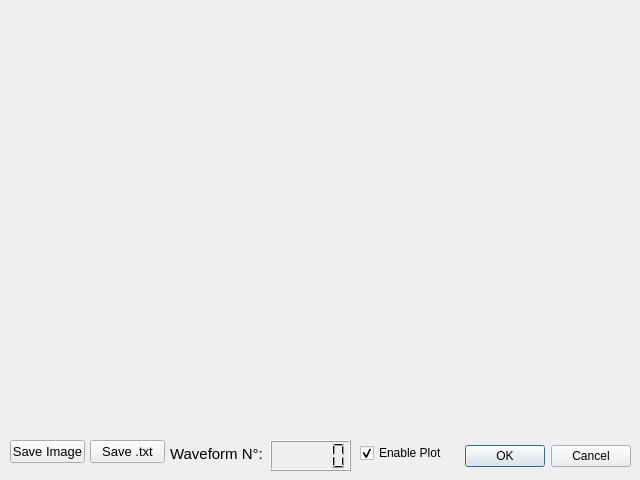
<?xml version="1.0" encoding="UTF-8"?>
<ui version="4.0">
 <class>DialogReadoutChannel</class>
 <widget class="QDialog" name="DialogReadoutChannel">
  <property name="geometry">
   <rect>
    <x>0</x>
    <y>0</y>
    <width>640</width>
    <height>480</height>
   </rect>
  </property>
  <property name="windowTitle">
   <string>Dialog</string>
  </property>
  <widget class="QDialogButtonBox" name="buttonBox">
   <property name="geometry">
    <rect>
     <x>460</x>
     <y>440</y>
     <width>171</width>
     <height>32</height>
    </rect>
   </property>
   <property name="orientation">
    <enum>Qt::Horizontal</enum>
   </property>
   <property name="standardButtons">
    <set>QDialogButtonBox::Cancel|QDialogButtonBox::Ok</set>
   </property>
  </widget>
  <widget class="QCustomPlot" name="widgetDaphneDataGraph" native="true">
   <property name="geometry">
    <rect>
     <x>10</x>
     <y>10</y>
     <width>621</width>
     <height>421</height>
    </rect>
   </property>
  </widget>
  <widget class="QPushButton" name="pushButtonSaveImage">
   <property name="geometry">
    <rect>
     <x>10</x>
     <y>440</y>
     <width>75</width>
     <height>23</height>
    </rect>
   </property>
   <property name="font">
    <font>
     <pointsize>10</pointsize>
    </font>
   </property>
   <property name="text">
    <string>Save Image</string>
   </property>
  </widget>
  <widget class="QPushButton" name="pushButtonTxt">
   <property name="geometry">
    <rect>
     <x>90</x>
     <y>440</y>
     <width>75</width>
     <height>23</height>
    </rect>
   </property>
   <property name="font">
    <font>
     <pointsize>10</pointsize>
    </font>
   </property>
   <property name="text">
    <string>Save .txt</string>
   </property>
  </widget>
  <widget class="QLabel" name="label">
   <property name="geometry">
    <rect>
     <x>170</x>
     <y>446</y>
     <width>101</width>
     <height>16</height>
    </rect>
   </property>
   <property name="font">
    <font>
     <pointsize>11</pointsize>
    </font>
   </property>
   <property name="text">
    <string>Waveform N°:</string>
   </property>
  </widget>
  <widget class="QLCDNumber" name="lcdNumberWaveform">
   <property name="geometry">
    <rect>
     <x>270</x>
     <y>440</y>
     <width>81</width>
     <height>31</height>
    </rect>
   </property>
  </widget>
  <widget class="QCheckBox" name="checkBoxEnablePlot">
   <property name="geometry">
    <rect>
     <x>360</x>
     <y>440</y>
     <width>90</width>
     <height>26</height>
    </rect>
   </property>
   <property name="text">
    <string>Enable Plot</string>
   </property>
   <property name="checked">
    <bool>true</bool>
   </property>
  </widget>
 </widget>
 <customwidgets>
  <customwidget>
   <class>QCustomPlot</class>
   <extends>QWidget</extends>
   <header>qcustomplot.h</header>
   <container>1</container>
  </customwidget>
 </customwidgets>
 <resources/>
 <connections>
  <connection>
   <sender>buttonBox</sender>
   <signal>accepted()</signal>
   <receiver>DialogReadoutChannel</receiver>
   <slot>accept()</slot>
   <hints>
    <hint type="sourcelabel">
     <x>248</x>
     <y>254</y>
    </hint>
    <hint type="destinationlabel">
     <x>157</x>
     <y>274</y>
    </hint>
   </hints>
  </connection>
  <connection>
   <sender>buttonBox</sender>
   <signal>rejected()</signal>
   <receiver>DialogReadoutChannel</receiver>
   <slot>reject()</slot>
   <hints>
    <hint type="sourcelabel">
     <x>316</x>
     <y>260</y>
    </hint>
    <hint type="destinationlabel">
     <x>286</x>
     <y>274</y>
    </hint>
   </hints>
  </connection>
 </connections>
</ui>
